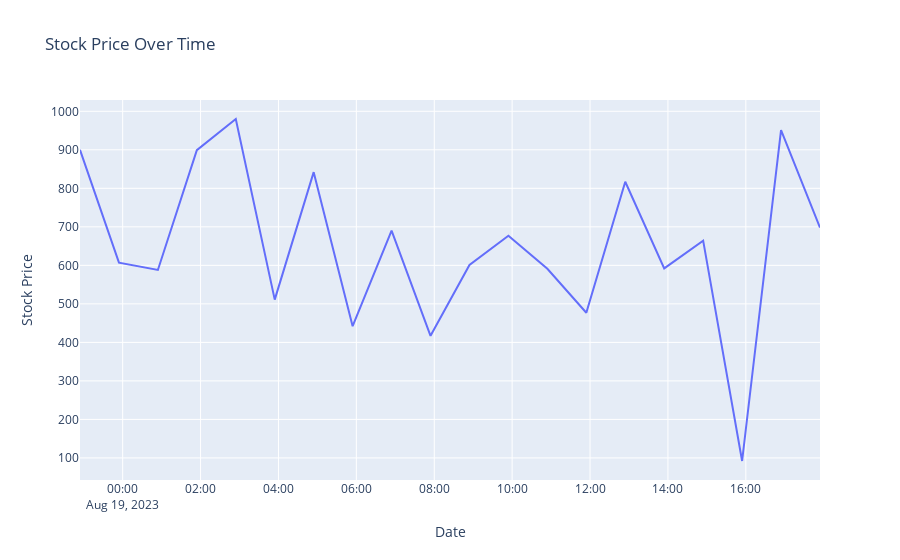

The notebook cell saved with this chart:
### Code cell
import plotly.express as px

# Create a line plot
fig = px.line(df, x='Date', y='Stock Price', title='Stock Price Over Time')

# Show the plot
fig.show()

### Figure 1 — Plotly figure (JSON) as saved in the notebook; plotly's stock layout.template omitted (floating-point values rounded to 4 significant figures)
{"data": [{"hovertemplate": "Date=%{x}<br>Stock Price=%{y}<extra></extra>", "legendgroup": "", "line": {"color": "#636efa", "dash": "solid"}, "marker": {"symbol": "circle"}, "mode": "lines", "name": "", "orientation": "v", "showlegend": false, "type": "scatter", "x": ["2023-08-18T22:54:15.999516+00:00", "2023-08-18T23:54:15.999516+00:00", "2023-08-19T00:54:15.999516+00:00", "2023-08-19T01:54:15.999516+00:00", "2023-08-19T02:54:15.999516+00:00", "2023-08-19T03:54:15.999516+00:00", "2023-08-19T04:54:15.999516+00:00", "2023-08-19T05:54:15.999516+00:00", "2023-08-19T06:54:15.999516+00:00", "2023-08-19T07:54:15.999516+00:00", "2023-08-19T08:54:15.999516+00:00", "2023-08-19T09:54:15.999516+00:00", "2023-08-19T10:54:15.999516+00:00", "2023-08-19T11:54:15.999516+00:00", "2023-08-19T12:54:15.999516+00:00", "2023-08-19T13:54:15.999516+00:00", "2023-08-19T14:54:15.999516+00:00", "2023-08-19T15:54:15.999516+00:00", "2023-08-19T16:54:15.999516+00:00", "2023-08-19T17:54:15.999516+00:00"], "xaxis": "x", "y": [900, 607, 588, 899, 980, 511, 842, 442, 690, 417, 601, 677, 591, 477, 817, 592, 664, 92, 951, 698], "yaxis": "y"}], "layout": {"autosize": true, "legend": {"tracegroupgap": 0}, "title": {"text": "Stock Price Over Time"}, "xaxis": {"anchor": "y", "autorange": true, "domain": [0, 1], "range": ["2023-08-18 22:54:15.9995", "2023-08-19 17:54:15.9995"], "title": {"text": "Date"}, "type": "date"}, "yaxis": {"anchor": "x", "autorange": true, "domain": [0, 1], "range": [42.67, 1029.0], "title": {"text": "Stock Price"}, "type": "linear"}}}
